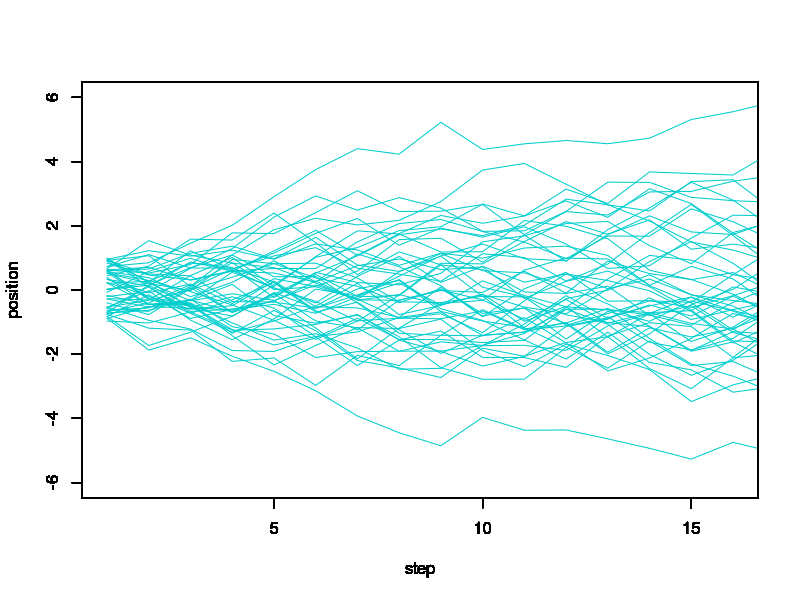
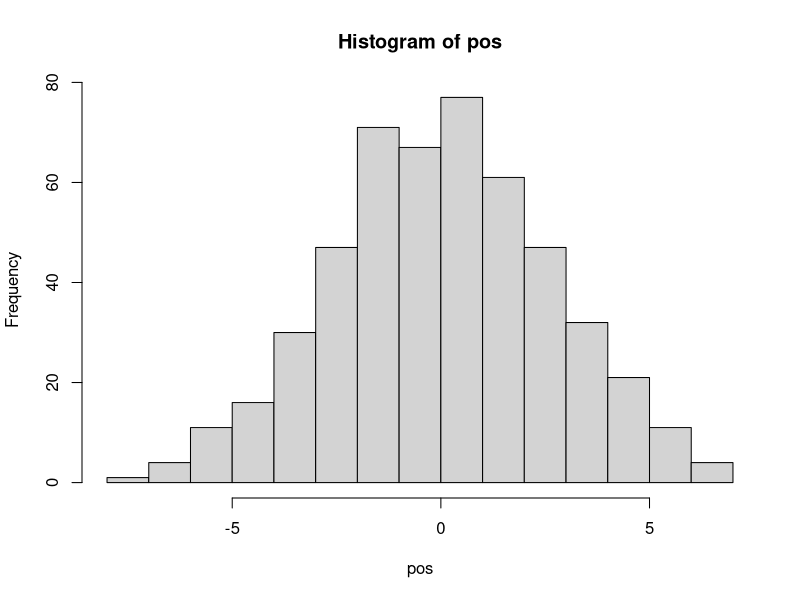

The R source for these figures, in order:
# A simple  Random Walk experiment


#Plot the position at N-th  step for nsim simulations  

plot_RW<-function(nsim,N){
for(i in 1:nsim){
plot(cumsum(runif(20,-1,1)),xlim=c(1,16),ylim=c(-6,6),type="l",col="cyan3",
     ylab="position",xlab="step")
par(new=TRUE)
}
}

# Plot the positon for each of 20 steps for 50 simulations
plot_RW(50,20)




# Plot a histogram of the final position
plot_hist<-function(nsim,N){
par(new=F)
pos <- replicate(nsim,sum(runif(N,-1,1)) ) 
hist(pos)
}

plot_hist(500,20)


